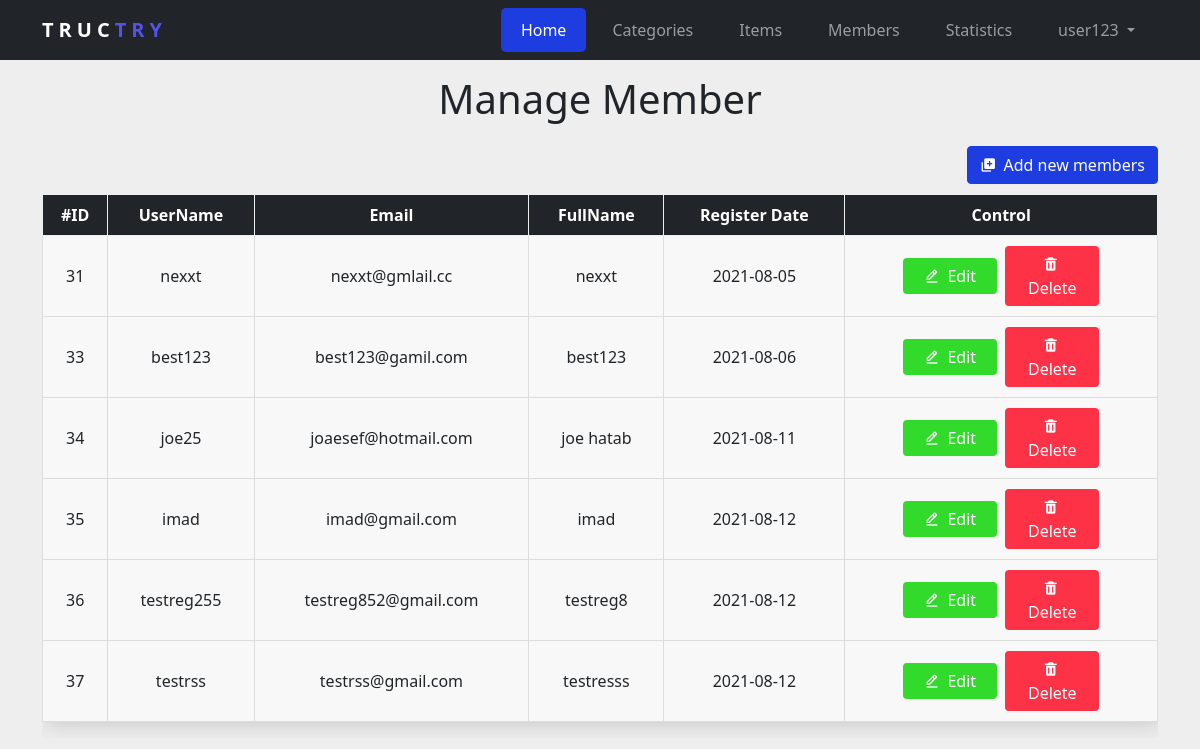
The page /admin/members.php (signed in) on the database its author committed.
### tables this page shows
CREATE TABLE `users` (
  `UserID` int(11) NOT NULL,
  `UserName` varchar(255) NOT NULL,
  `Password` varchar(255) NOT NULL,
  `GroupID` int(11) NOT NULL,
  `Email` varchar(255) NOT NULL,
  `FullName` varchar(255) NOT NULL,
  `Date` date NOT NULL
);

### admin/members.php (the view, shortened to what this page needs)
<?php
    require "config.php";
    include "includes/template/header.php";
    include "includes/template/navbar.php";
    if(isset($_SESSION['admin'])){
        $link = isset($_GET['action']) ? $_GET['action'] : "manage";
        if($link == "manage"){
            $stmt = $con->prepare("SELECT * FROM users WHERE GroupID != 1");
            $stmt->execute();
            $rows = $stmt->fetchAll();
        ?>
            <h1 class="text-center" style="padding: 15px;">Manage Member</h1>
            <div class="container member">
                <div class="add-btn">
                    <a href='members.php?action=add' class="btn btn-primary float-end"><i class='bx bxs-add-to-queue'></i> Add new members</a>
                </div>
                <div class="table-responsive">
                    <table class="table text-center table-bordered" style="border-color: #eee;">
                        <tr class="main-row">
                            <td class="fw-bold">#ID</td>
                            <td class="fw-bold">UserName</td>
                            <td class="fw-bold">Email</td>
                            <td class="fw-bold">FullName</td>
                            <td class="fw-bold">Register Date</td>
                            <td class="fw-bold">Control</td>
                        </tr>
                    <?php
                        foreach($rows as $row){ ?>
                            <tr class="data-table">
                                <td><?php echo $row['UserID']; ?></td>
                                <td><?php echo $row['UserName']; ?></td>
                                <td><?php echo $row['Email']; ?></td>
                                <td><?php echo $row['FullName']; ?></td>
                                <td><?php echo $row['Date']; ?></td>
                                <td>
                                    <a href="members.php?action=edit&id=<?php echo $row['UserID'] ?>" class="btn btn-success"><i class='bx bx-edit-alt'></i> Edit</a>
                                    <a href="members.php?action=delete&id=<?php echo $row['UserID'] ?> " class="btn btn-danger confirm"><i class='bx bxs-trash'></i> Delete</a>
                                </td>
                            </tr>
                        <?php
                        }
                        ?>
                    </table>
                </div>
            </div>
        <?php
        }
         else {
            echo "<div class='container'>";
                echo "<p class='alert alert-danger m-5'>error: Page not exsit</p>";
            echo "<div>";
        }
    } else {
        header('location: index.php');
        exit();
    }
    include "includes/template/footer.php";
?>

### admin/css/style.css (style rules this page uses)
:root { --btn: #1E3DE1; --btnhover: #2444FF; }
.btn-primary { background-color: var(--btn); border-color: var(--btn); }
body { background-color: #eee; }
.btn-primary i { margin-right: .2rem; position: relative; top: 1px; }
table { box-shadow: 3px 4px 20px 0px #ccc; }
.main-row { background-color: #212529; color: #fff; }
tr td { vertical-align: middle; }
.data-table { background-color: #f8f8f8; border-color: #ddd; font-weight: 500; }
.data-table .btn { width: 94px; margin: 2px; color: #fff; border: none; }
.data-table .btn i { margin-right: .2rem; position: relative; top: 1px; }
.data-table .btn-success { background-color: #08d401d2; }
.data-table .btn-danger { background-color: #ff0f27d8; }
.add-btn { display: flex; justify-content: flex-end; margin-bottom: 10px; }

### rows shown on the page
users: UserID "31", UserName "nexxt", Email "nexxt@gmlail.cc", FullName "nexxt", Date "2021-08-05"
users: UserID "33", UserName "best123", Email "best123@gamil.com", FullName "best123", Date "2021-08-06"
users: UserID "34", UserName "joe25", Email "joaesef@hotmail.com", FullName "joe hatab", Date "2021-08-11"
users: UserID "35", UserName "imad", Email "imad@gmail.com", FullName "imad", Date "2021-08-12"
users: UserID "36", UserName "testreg255", Email "testreg852@gmail.com", FullName "testreg8", Date "2021-08-12"
users: UserID "37", UserName "testrss", Email "testrss@gmail.com", FullName "testresss", Date "2021-08-12"

### other values the page prints
$_SESSION['admin'] "user123"
